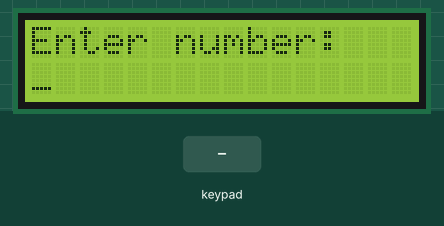
Recording of a sketch running on a simulated ESP32. Parts: 16×2 character LCD. The test bench sets the inputs (shaded band). WiFi joins after 1.5 s; servers stay silent unless stated; uploads are accepted with an empty reply; what the sketch prints to the serial monitor is not drawn.

Above: at 4.8 s.
4.9 s: keypad keys 1 2 3 4 A pressed 0.4 s apart
At 8.0 s:
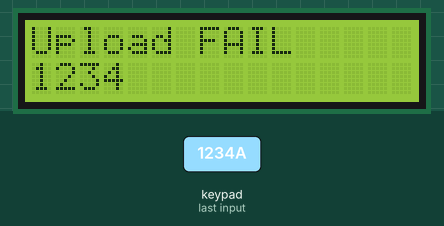
8.4 s: key 'A' pressed
At 9.2 s:
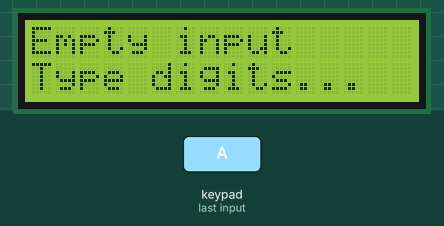
10.8 s: key 'B' pressed
At 11.2 s:
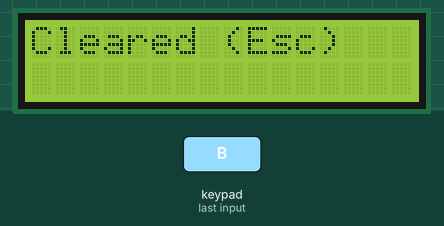
12.8 s: keypad keys 1 2 3 4 D pressed 0.4 s apart
At 16.0 s:
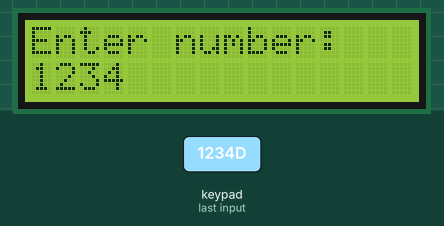
16.3 s: key 'C' pressed
At 16.53 s:
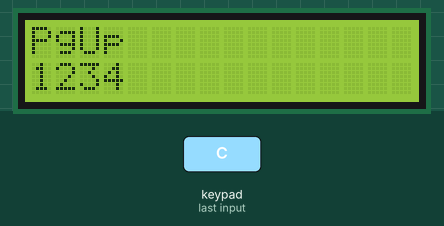
18.2 s: keypad keys 1 2 3 4 # pressed 0.4 s apart
At 18.82 s:
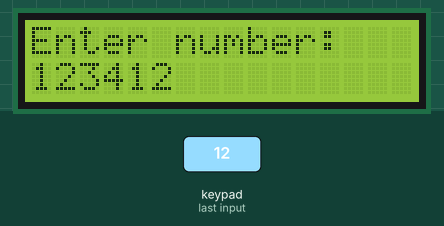
Timing chart, 0 to 21.2 s (numbered marks = the images above; inputs shaded):
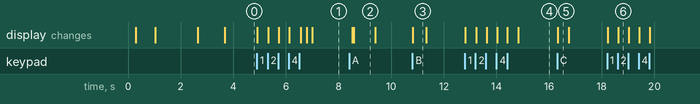

The sketch:

Industrial_Numpad.ino
```cpp
/*
 * Industrial Numpad - ESP32 + RTM Cloud
 * -------------------------------------
 * Type digits, press A (Enter):
 *   1) Read the entered number
 *   2) Ensure RTM Cloud exists (create if missing)
 *   3) Upload the number to RTM Cloud
 *   4) Confirm success on LCD + Serial
 *
 * Board: ESP32-S3 N16R8 Dev Module
 *
 * Arduino IDE Tools settings:
 *   Board: ESP32S3 Dev Module
 *   USB CDC On Boot: Enabled
 *   PSRAM: OPI PSRAM
 *   Flash Size: 16MB (128Mb)
 *   Partition Scheme: 16M Flash (3MB APP/9.9MB FATFS)
 *   Upload Mode: UART0 / Hardware CDC
 *   USB Mode: Hardware CDC and JTAG
 *   Port: the COM port of the USB (not UART) Type-C
 *
 * Required libraries (Arduino Library Manager):
 *   - Keypad by Mark Stanley, Alexander Brevig
 *   - LiquidCrystal I2C by Frank de Brabander
 *
 * Before uploading firmware:
 *   1) Start RTM Cloud on your PC:
 *        cd rtm_cloud
 *        python server.py
 *   2) Copy the printed LAN IP into config.h -> RTM_CLOUD_HOST
 *   3) Join ESP32 to the same Wi-Fi as the PC (WIFI_SSID / WIFI_PASSWORD)
 *
 * Key map:
 *   1  2  3  A=Enter (upload to RTM Cloud)
 *   4  5  6  B=Esc
 *   7  8  9  C=PgUp
 *   *=Bksp 0  #=Clear  D=PgDn
 *
 * Wiring (ESP32-S3 — pins in config.h):
 *   Keypad R1..R4 -> GPIO 10, 11, 12, 13
 *   Keypad C1..C4 -> GPIO 14, 15, 16, 17
 *   LCD I2C SDA/SCL -> GPIO 8 / 9
 *   LCD VCC/GND -> 3V3 / GND  (or 5V if backpack needs 5V)
 */

#include <WiFi.h>
#include <HTTPClient.h>
#include <Wire.h>
#include <Keypad.h>
#include <LiquidCrystal_I2C.h>
#include "config.h"

// -------------------- LCD --------------------
#define LCD_ADDR 0x27
LiquidCrystal_I2C lcd(LCD_ADDR, 16, 2);

// -------------------- Keypad --------------------
const byte ROWS = 4;
const byte COLS = 4;

char keys[ROWS][COLS] = {
  { '1', '2', '3', 'A' },
  { '4', '5', '6', 'B' },
  { '7', '8', '9', 'C' },
  { '*', '0', '#', 'D' }
};

byte rowPins[ROWS] = { PIN_KP_R1, PIN_KP_R2, PIN_KP_R3, PIN_KP_R4 };
byte colPins[COLS] = { PIN_KP_C1, PIN_KP_C2, PIN_KP_C3, PIN_KP_C4 };

Keypad keypad = Keypad(makeKeymap(keys), rowPins, colPins, ROWS, COLS);

// -------------------- Input buffer --------------------
const size_t MAX_DIGITS = 16;
char entry[MAX_DIGITS + 1];
size_t entryLen = 0;

unsigned long lastKeyMs = 0;
const unsigned long DEBOUNCE_MS = 40;

bool wifiReady = false;

// -------------------- UI helpers --------------------
void clearEntry() {
  entryLen = 0;
  entry[0] = '\0';
}

void updateLcd() {
  lcd.clear();
  lcd.setCursor(0, 0);
  lcd.print("Enter number:");
  lcd.setCursor(0, 1);
  if (entryLen == 0) {
    lcd.print("_");
  } else {
    size_t start = (entryLen > 16) ? (entryLen - 16) : 0;
    lcd.print(entry + start);
  }
}

void showStatus(const char* line1, const char* line2) {
  lcd.clear();
  lcd.setCursor(0, 0);
  lcd.print(line1);
  lcd.setCursor(0, 1);
  lcd.print(line2);
}

// -------------------- Wi-Fi --------------------
bool connectWifi() {
  if (WiFi.status() == WL_CONNECTED) {
    wifiReady = true;
    return true;
  }

  showStatus("WiFi connecting", WIFI_SSID);
  Serial.print(F("[WiFi] Connecting to "));
  Serial.println(WIFI_SSID);

  WiFi.mode(WIFI_STA);
  WiFi.begin(WIFI_SSID, WIFI_PASSWORD);

  uint32_t start = millis();
  while (WiFi.status() != WL_CONNECTED) {
    delay(400);
    Serial.print('.');
    if (millis() - start > 25000) {
      Serial.println();
      Serial.println(F("[WiFi] FAILED"));
      wifiReady = false;
      showStatus("WiFi FAILED", "Check config.h");
      delay(1200);
      return false;
    }
  }

  Serial.println();
  Serial.print(F("[WiFi] OK  IP="));
  Serial.println(WiFi.localIP());
  wifiReady = true;
  showStatus("WiFi OK", WiFi.localIP().toString().c_str());
  delay(800);
  return true;
}

String cloudBaseUrl() {
  return String("http://") + RTM_CLOUD_HOST + ":" + String(RTM_CLOUD_PORT);
}

// Ensure RTM Cloud exists (server creates it if missing)
bool ensureRtmCloud() {
  if (WiFi.status() != WL_CONNECTED) {
    return false;
  }

  HTTPClient http;
  String url = cloudBaseUrl() + "/api/cloud/create";
  Serial.print(F("[RTM] Ensure cloud: "));
  Serial.println(url);

  // Explicit WiFiClient is more reliable on ESP32 Arduino HTTPClient
  WiFiClient client;
  if (!http.begin(client, url)) {
    Serial.println(F("[RTM] http.begin failed"));
    return false;
  }
  http.addHeader("Content-Type", "application/json");
  http.setTimeout(10000);

  String body = String("{\"name\":\"") + RTM_CLOUD_NAME + "\"}";
  int code = http.POST(body);
  String resp = http.getString();
  Serial.print(F("[RTM] create HTTP "));
  Serial.println(code);
  if (code <= 0) {
    Serial.print(F("[RTM] error: "));
    Serial.println(HTTPClient::errorToString(code));
  }
  Serial.println(resp);
  http.end();

  return (code >= 200 && code < 300);
}

// Upload entered number and return true on confirmed store
bool uploadToRtmCloud(const char* value) {
  if (WiFi.status() != WL_CONNECTED) {
    Serial.println(F("[RTM] Upload aborted: WiFi down"));
    return false;
  }

  HTTPClient http;
  String url = cloudBaseUrl() + "/api/upload";
  Serial.print(F("[RTM] Upload: "));
  Serial.println(url);

  WiFiClient client;
  if (!http.begin(client, url)) {
    Serial.println(F("[RTM] http.begin failed"));
    return false;
  }
  http.addHeader("Content-Type", "application/json");
  http.setTimeout(10000);

  String body = String("{\"value\":\"") + value +
                "\",\"device\":\"" + RTM_DEVICE_ID + "\"}";
  int code = http.POST(body);
  String resp = http.getString();
  Serial.print(F("[RTM] upload HTTP "));
  Serial.println(code);
  if (code <= 0) {
    Serial.print(F("[RTM] error: "));
    Serial.println(HTTPClient::errorToString(code));
  }
  Serial.println(resp);
  http.end();

  // Confirm stored: HTTP 200 and response contains "ok":true
  bool ok = (code == 200) && (resp.indexOf("\"ok\":true") >= 0 || resp.indexOf("\"ok\": true") >= 0);
  return ok;
}

void submitEntry() {
  if (entryLen == 0) {
    Serial.println(F("[WARN] Enter pressed with empty input"));
    showStatus("Empty input", "Type digits...");
    delay(800);
    updateLcd();
    return;
  }

  // Keep a local copy — buffer is cleared after upload
  char value[MAX_DIGITS + 1];
  memcpy(value, entry, entryLen + 1);

  Serial.println(F("========== SUBMIT =========="));
  Serial.print(F("VALUE="));
  Serial.println(value);
  Serial.println(F("============================"));

  showStatus("Uploading...", value);

  if (!connectWifi()) {
    showStatus("Upload FAIL", "No WiFi");
    delay(1200);
    updateLcd();
    return;
  }

  showStatus("RTM Cloud...", "Creating/check");
  if (!ensureRtmCloud()) {
    Serial.println(F("[RTM] Cloud ensure FAILED — is server.py running?"));
    showStatus("Cloud FAIL", "Start server.py");
    delay(1500);
    updateLcd();
    return;
  }

  showStatus("Uploading to", "RTM Cloud...");
  bool stored = uploadToRtmCloud(value);

  if (stored) {
    Serial.println(F("[RTM] Stored successfully"));
    showStatus("Cloud OK", value);
  } else {
    Serial.println(F("[RTM] Store FAILED"));
    showStatus("Upload FAIL", value);
  }
  delay(1500);

  clearEntry();
  updateLcd();
}

void appendDigit(char digit) {
  if (entryLen >= MAX_DIGITS) {
    Serial.println(F("[WARN] Max digits reached"));
    showStatus("Max 16 digits", entry);
    delay(600);
    updateLcd();
    return;
  }
  entry[entryLen++] = digit;
  entry[entryLen] = '\0';
  updateLcd();
}

void backspace() {
  if (entryLen > 0) {
    entry[--entryLen] = '\0';
  }
  updateLcd();
}

void processKey(char key) {
  switch (key) {
    case '0': case '1': case '2': case '3': case '4':
    case '5': case '6': case '7': case '8': case '9':
      appendDigit(key);
      Serial.print(F("[KEY] digit "));
      Serial.println(key);
      break;

    case 'A':
      Serial.println(F("[KEY] Enter -> RTM Cloud upload"));
      submitEntry();
      break;

    case 'B':
      Serial.println(F("[KEY] Esc"));
      clearEntry();
      showStatus("Cleared (Esc)", "");
      delay(500);
      updateLcd();
      break;

    case '*':
      Serial.println(F("[KEY] Backspace"));
      backspace();
      break;

    case '#':
      Serial.println(F("[KEY] Clear"));
      clearEntry();
      updateLcd();
      break;

    case 'C':
      Serial.println(F("[KEY] PgUp"));
      showStatus("PgUp", entryLen ? entry : "-");
      delay(400);
      updateLcd();
      break;

    case 'D':
      Serial.println(F("[KEY] PgDn"));
      showStatus("PgDn", entryLen ? entry : "-");
      delay(400);
      updateLcd();
      break;

    default:
      Serial.print(F("[KEY] Unknown: "));
      Serial.println(key);
      break;
  }
}

void setup() {
  Serial.begin(115200);
  delay(200);

  Serial.println();
  Serial.println(F("Industrial Numpad + RTM Cloud"));
  Serial.println(F("Type digits, then press A to upload"));
  Serial.print(F("Cloud URL: "));
  Serial.println(cloudBaseUrl());

  Wire.begin(PIN_I2C_SDA, PIN_I2C_SCL);
  lcd.init();
  lcd.backlight();

  clearEntry();
  showStatus("Industrial Pad", "RTM Cloud mode");
  delay(700);

  // Best-effort WiFi at boot (upload will retry if needed)
  if (connectWifi()) {
    ensureRtmCloud();
  }

  updateLcd();
}

void loop() {
  char key = keypad.getKey();
  if (!key) {
    return;
  }

  unsigned long now = millis();
  if (now - lastKeyMs < DEBOUNCE_MS) {
    return;
  }
  lastKeyMs = now;

  processKey(key);
}
```

config.h
```cpp
#pragma once

// -------------------- Wi-Fi (edit for your lab) --------------------
// ESP32 and PC must be on the SAME Wi-Fi network.
#define WIFI_SSID     "RTM_HighSpeed"
#define WIFI_PASSWORD "AtpL@0214#"

// -------------------- RTM Cloud (laptop running rtm_cloud/server.py) --------------------
// Must match the LAN IP printed by: python server.py
#define RTM_CLOUD_HOST "192.168.5.115"
#define RTM_CLOUD_PORT 8080

#define RTM_CLOUD_NAME "Industrial_Numpad_Cloud"
#define RTM_DEVICE_ID  "industrial-numpad"

// -------------------- Pins for ESP32-S3 N16R8 --------------------
// Avoid GPIO 19/20 (USB) and OPI Flash/PSRAM pins.
// LCD I2C
#define PIN_I2C_SDA  8
#define PIN_I2C_SCL  9

// 4x4 keypad rows / cols
#define PIN_KP_R1    10
#define PIN_KP_R2    11
#define PIN_KP_R3    12
#define PIN_KP_R4    13
#define PIN_KP_C1    14
#define PIN_KP_C2    15
#define PIN_KP_C3    16
#define PIN_KP_C4    17
```

Measured:
- after the input at 4.9 s, the display: first changes at once (image 1 shows a later state)
- after the input at 8.4 s, the display: first differs from a run without the input after 0.17 s (image 2)
- after the input at 10.8 s, the display: changes at once (image 3)
- after the input at 12.8 s, the display: first changes at once (image 4 shows a later state)
- after the input at 16.3 s, the display: changes at once (image 5)
- after the input at 18.2 s, the display: first changes at once (image 6 shows a later state)
- what the display in image 2 shows lasts 0.8 s, from 8.6 s to 9.4 s
